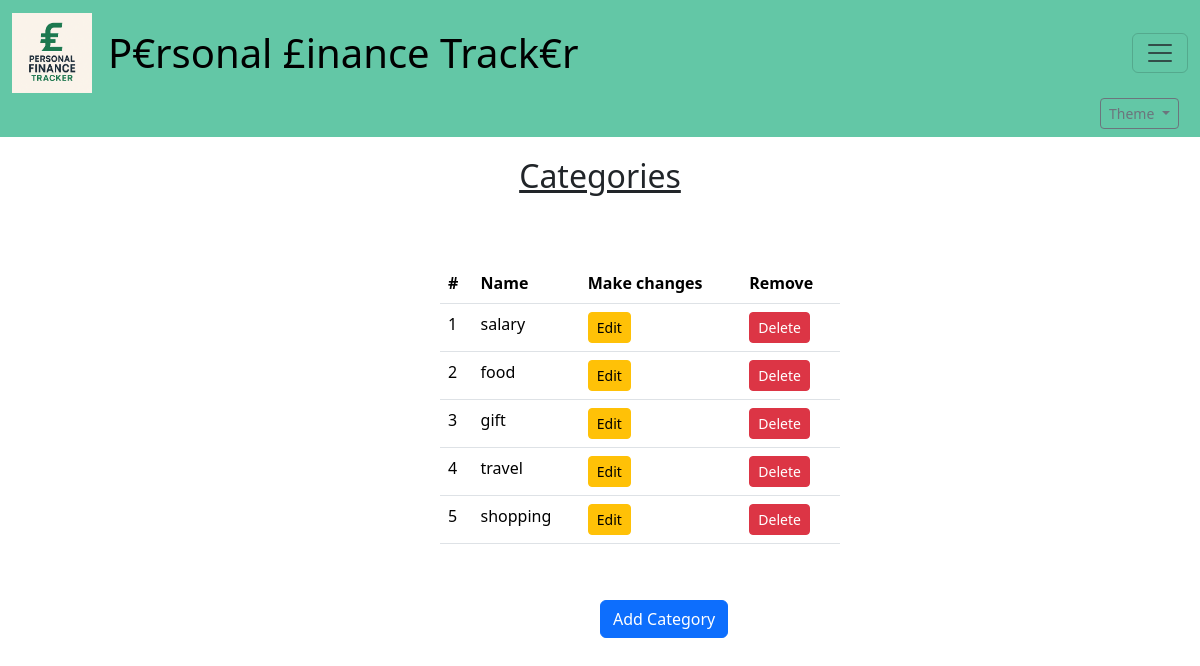
Before: /categories (signed in) with the older database file.
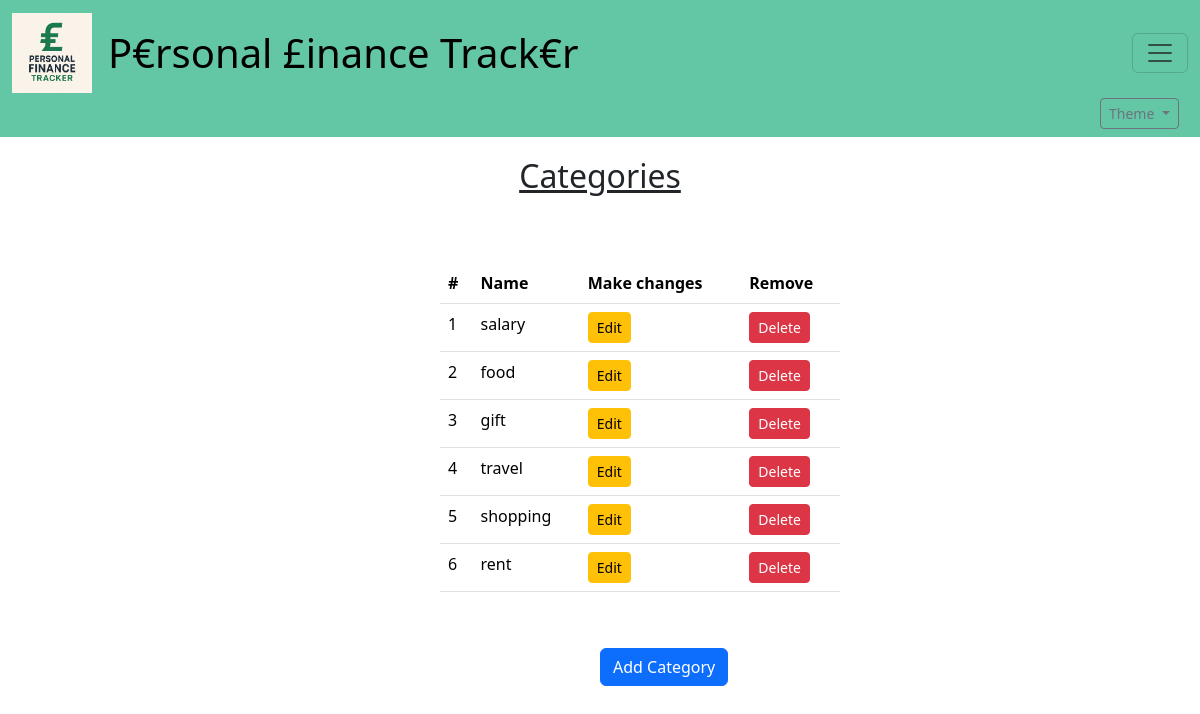
After: the same page with the newer database file.
### tables this page shows
CREATE TABLE "categories" (
    "id"        INTEGER NOT NULL UNIQUE,
    "user_id"   INTEGER,
    "name"      TEXT NOT NULL,
    PRIMARY KEY("id" AUTOINCREMENT),
    FOREIGN KEY("user_id") REFERENCES "users"("id")
);

### app.py (the view)
@app.route("/categories", methods=["GET","POST"])
@login_required
def category():
    if request.method=="GET":
        db=sqlite3.connect("transactions.db")
        db.row_factory = sqlite3.Row
        cur=db.cursor()
        cur.execute("SELECT * FROM categories WHERE (user_id IS NULL OR user_id=?)", (session["user_id"],))
        rows=cur.fetchall()
        db.close()
        return render_template("category.html",rows=rows)

### helpers.py (called while the page is built)
def login_required(f):
    @wraps(f)
    def wrapper(*args, **kwargs):
        if "user_id" not in session:
            return redirect(url_for("login"))
        return f(*args, **kwargs)
    return wrapper

### templates/category.html (shortened to what this page needs)
{% extends "layout.html" %}
{% block body %}
    <h2 style="text-align:center;">Categories</h2>
    <div style="padding:40px; width:40%; margin-left:400px;">
        <table class="table table-hover">
        <thead>
            <tr>
            <th scope="col">#</th>
            <th scope="col">Name</th>
            <th scope="col">Make changes</th>
            <th scope="col">Remove</th>
            </tr>
        </thead>
        <tbody>
            {% for r in rows %}
            <tr>
                <td>{{ loop.index }}</td>
                <td>{{ r.name }}</td>
                <td>
                    <button
                        class="btn btn-warning btn-sm"
                        data-bs-toggle="modal"
                        data-bs-target="#editModal"
                        data-id="{{ r.id }}"
                        data-name="{{ r.name }}">
                        Edit
                    </button>
                </td>
                <td>
                    <button
                        class="btn btn-danger btn-sm"
                        data-bs-toggle="modal"
                        data-bs-target="#deleteModal"
                        data-id="{{ r.id }}"
                        data-name="{{ r.name }}">
                        Delete
                    </button>
                </td>
            </tr>
            {% endfor %}
        </tbody>
        </table>
    </div >
    <div style="margin-left:600px;">
    <button style="text-align: center;" class="btn btn-primary mb-3" data-bs-toggle="modal" data-bs-target="#addCategoryModal">
        Add Category
    </button>
    </div>
{% endblock %}

Changed rows visible on the page:
added categories: name "rent"
